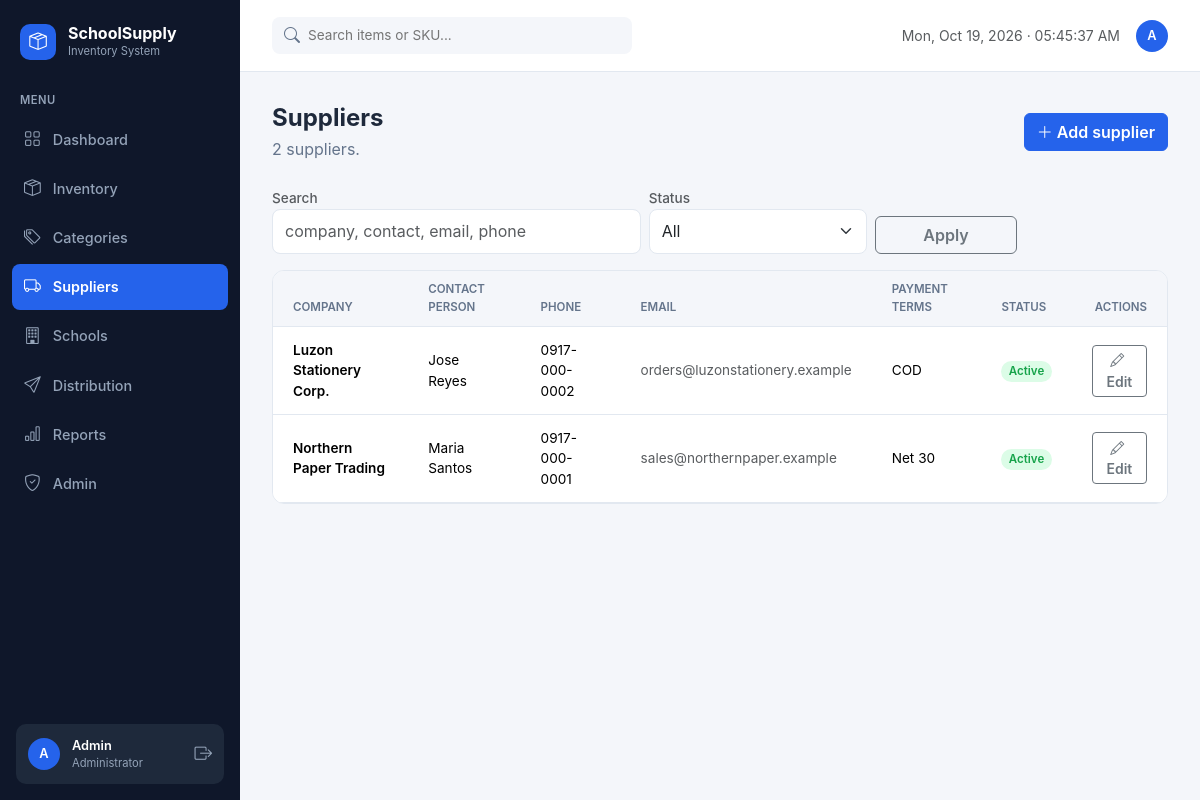
Page /suppliers.php (signed in) on the committed database.
### tables this page shows
CREATE TABLE `users` (
  `user_id` int(10) UNSIGNED NOT NULL,
  `full_name` varchar(100) NOT NULL,
  `username` varchar(50) NOT NULL,
  `email` varchar(100) NOT NULL,
  `password_hash` varchar(255) NOT NULL,
  `role` enum('admin','staff') NOT NULL DEFAULT 'staff',
  `is_active` tinyint(1) NOT NULL DEFAULT 1,
  `failed_attempts` int(10) UNSIGNED NOT NULL DEFAULT 0,
  `locked_until` datetime DEFAULT NULL,
  `last_login` datetime DEFAULT NULL,
  `created_at` timestamp NOT NULL DEFAULT current_timestamp(),
  `updated_at` timestamp NOT NULL DEFAULT current_timestamp() ON UPDATE current_timestamp()
);

CREATE TABLE `suppliers` (
  `supplier_id` int(10) UNSIGNED NOT NULL,
  `company_name` varchar(150) NOT NULL,
  `contact_person` varchar(100) DEFAULT NULL,
  `phone` varchar(30) DEFAULT NULL,
  `email` varchar(100) DEFAULT NULL,
  `address` varchar(255) DEFAULT NULL,
  `payment_terms` varchar(100) DEFAULT NULL,
  `is_active` tinyint(1) NOT NULL DEFAULT 1,
  `created_at` timestamp NOT NULL DEFAULT current_timestamp(),
  `updated_at` timestamp NOT NULL DEFAULT current_timestamp() ON UPDATE current_timestamp()
);

### includes/functions.php (called while the page is built, shortened)
<?php
function e($value): string
{
    return htmlspecialchars((string)$value, ENT_QUOTES, 'UTF-8');
}
function url(string $path = ''): string
{
    return BASE_URL . '/' . ltrim($path, '/');
}

### config/database.php (called while the page is built, shortened)
<?php
function db(): PDO
{
    static $pdo = null;
    if ($pdo === null) {
        $dsn = 'mysql:host=' . DB_HOST . ';port=' . DB_PORT . ';dbname=' . DB_NAME . ';charset=utf8mb4';
        try {
            $pdo = new PDO($dsn, DB_USER, DB_PASS, [
                PDO::ATTR_ERRMODE            => PDO::ERRMODE_EXCEPTION,
                PDO::ATTR_DEFAULT_FETCH_MODE => PDO::FETCH_ASSOC,
                PDO::ATTR_EMULATE_PREPARES   => false,
            ]);
            $pdo->exec("SET NAMES utf8mb4 COLLATE utf8mb4_unicode_ci");
            $pdo->exec("SET time_zone = '+08:00'");
        } catch (PDOException $e) {
            http_response_code(500);
            exit('Database connection failed. Check config/config.php and that MySQL is running.'
                . (ini_get('display_errors') ? '<br><small>' . htmlspecialchars($e->getMessage()) . '</small>' : ''));
        }
    }
    return $pdo;
}

### includes/auth.php (called while the page is built, shortened)
<?php
require_once __DIR__ . '/../config/database.php';
require_once __DIR__ . '/functions.php';
function current_user(): array
{
    return [
        'id'       => $_SESSION['user_id'] ?? null,
        'name'     => $_SESSION['full_name'] ?? '',
        'username' => $_SESSION['username'] ?? '',
        'role'     => $_SESSION['role'] ?? '',
    ];
}
function require_login(): void
{
    $stmt = db()->prepare('SELECT is_active, role, full_name FROM users WHERE user_id = :id');
    $stmt->execute([':id' => $_SESSION['user_id']]);
}
function require_admin(): void
{
    require_login();
}

### suppliers.php (the view, shortened to what this page needs)
<?php
require_once __DIR__ . '/includes/auth.php';
require_admin();
$activePage = 'suppliers';
require_once __DIR__ . '/includes/header.php';
$pdo = db();
$q      = trim($_GET['q'] ?? '');
$status = $_GET['status'] ?? '';
$wheres = [];
$params = [];
$whereSql = $wheres ? 'WHERE ' . implode(' AND ', $wheres) : '';
$countStmt = $pdo->prepare("SELECT COUNT(*) FROM suppliers $whereSql");
$countStmt->execute($params);
$total = (int)$countStmt->fetchColumn();
$perPage = 15;
$page    = max(1, (int)($_GET['page'] ?? 1));
$offset  = ($page - 1) * $perPage;
$listStmt = $pdo->prepare(
    "SELECT supplier_id, company_name, contact_person, phone, email, payment_terms, is_active
       FROM suppliers
       $whereSql
       ORDER BY is_active DESC, company_name ASC
       LIMIT :lim OFFSET :off"
);
$listStmt->bindValue(':lim', $perPage, PDO::PARAM_INT);
$listStmt->bindValue(':off', $offset, PDO::PARAM_INT);
$listStmt->execute();
$rows = $listStmt->fetchAll();
?>
<div class="page-head">
    <div>
        <h1>Suppliers</h1>
        <p><?= number_format($total) ?> supplier<?= $total === 1 ? '' : 's' ?>.</p>
    </div>
    <a href="<?= e(url('supplier_form.php')) ?>" class="btn btn-primary"><i class="bi bi-plus-lg me-1"></i>Add supplier</a>
</div>
<form class="row g-2 align-items-end mb-3" method="get" action="<?= e(url('suppliers.php')) ?>">
    <div class="col-12 col-md-5">
        <label class="form-label small text-muted mb-0" for="q">Search</label>
        <input type="text" class="form-control" id="q" name="q" value="<?= e($q) ?>" placeholder="company, contact, email, phone">
    </div>
    <div class="col-6 col-md-3">
        <label class="form-label small text-muted mb-0" for="status">Status</label>
        <select class="form-select" id="status" name="status">
            <option value="" <?= $status === '' ? 'selected' : '' ?>>All</option>
        </select>
    </div>
    <div class="col-6 col-md-2 d-grid">
        <button type="submit" class="btn btn-outline-secondary">Apply</button>
    </div>
</form>
<div class="card-ui">
    <div class="table-responsive">
        <table class="table table-ui">
            <thead>
                <tr>
                    <th>Company</th>
                    <th>Contact person</th>
                    <th>Phone</th>
                    <th>Email</th>
                    <th>Payment terms</th>
                    <th>Status</th>
                    <th class="text-end">Actions</th>
                </tr>
            </thead>
            <tbody>
                <?php foreach ($rows as $r): ?>
                    <tr>
                        <td class="fw-semibold"><?= e($r['company_name']) ?></td>
                        <td><?= e($r['contact_person'] ?? '—') ?></td>
                        <td><?= e($r['phone'] ?? '—') ?></td>
                        <td class="text-muted"><?= e($r['email'] ?? '—') ?></td>
                        <td><?= e($r['payment_terms'] ?? '—') ?></td>
                        <td>
                            <?php if ((int)$r['is_active'] === 1): ?>
                                <span class="badge-soft badge-normal">Active</span>
                            <?php else: ?>
                                <span class="badge-soft badge-inactive">Inactive</span>
                            <?php endif; ?>
                        </td>
                        <td class="text-end">
                            <a href="<?= e(url('supplier_form.php?id=' . (int)$r['supplier_id'])) ?>" class="btn btn-sm btn-outline-secondary">
                                <i class="bi bi-pencil me-1"></i>Edit
                            </a>
                        </td>
                    </tr>
                <?php endforeach; ?>
            </tbody>
        </table>
    </div>
</div>
<?php require __DIR__ . '/includes/footer.php'; ?>

### includes/header.php (shortened to what this page needs)
<?php
require_once __DIR__ . '/auth.php';
require_login();
$activePage = $activePage ?? '';
$user       = current_user();
$menu = [
    'dashboard'    => ['Dashboard',    'index.php',        'bi-grid',        false],
    'inventory'    => ['Inventory',    'inventory.php',    'bi-box-seam',    false],
    'categories'   => ['Categories',   'categories.php',   'bi-tags',        true],
    'suppliers'    => ['Suppliers',    'suppliers.php',    'bi-truck',       true],
    'schools'      => ['Schools',      'schools.php',      'bi-building',    true],
    'distribution' => ['Distribution', 'distribution.php', 'bi-send',        false],
    'reports'      => ['Reports',      'reports.php',      'bi-bar-chart',   true],
    'admin'        => ['Admin',        'admin.php',        'bi-shield-check', true],
];
?>
<!DOCTYPE html>
<html lang="en">
<head>
    <link href="https://cdn.jsdelivr.net/npm/bootstrap@5.3.3/dist/css/bootstrap.min.css" rel="stylesheet">
    <link href="https://cdn.jsdelivr.net/npm/bootstrap-icons@1.11.3/font/bootstrap-icons.min.css" rel="stylesheet">
    <link href="<?= e(url('assets/css/style.css')) ?>?v=<?= e(ASSET_VER) ?>" rel="stylesheet">
</head>
<body>
<div class="app-shell">
    <aside class="sidebar" id="appSidebar">
        <div class="sidebar-brand">
            <span class="brand-logo"><i class="bi bi-box-seam"></i></span>
            <span>
                <span class="brand-name"><?= e(APP_NAME) ?></span>
                <span class="brand-sub"><?= e(APP_SUBTITLE) ?></span>
            </span>
        </div>
        <div class="sidebar-label">MENU</div>
        <nav class="sidebar-nav">
            <?php foreach ($menu as $key => [$label, $file, $icon, $adminOnly]): ?>
                <a href="<?= e(url($file)) ?>" class="nav-item<?= $activePage === $key ? ' active' : '' ?>">
                    <i class="bi <?= e($icon) ?>"></i><span><?= e($label) ?></span>
                </a>
            <?php endforeach; ?>
        </nav>
        <div class="sidebar-user">
            <span class="avatar"><?= e(strtoupper(mb_substr($user['name'], 0, 1))) ?></span>
            <span class="user-text">
                <span class="user-name"><?= e($user['name']) ?></span>
                <span class="user-role"><?= $user['role'] === 'admin' ? 'Administrator' : 'Inventory Clerk' ?></span>
            </span>
            <a href="<?= e(url('logout.php')) ?>" class="logout-link" title="Sign out"><i class="bi bi-box-arrow-right"></i></a>
        </div>
    </aside>
    <div class="main">
        <header class="topbar">
            <form class="topbar-search" action="<?= e(url('inventory.php')) ?>" method="get">
                <i class="bi bi-search"></i>
                <input type="text" name="q" placeholder="Search items or SKU..." aria-label="Search items or SKU">
            </form>
            <div class="topbar-right">
                <span class="text-muted small today live-clock" data-timezone="<?= e(date_default_timezone_get()) ?>">
                </span>
                <span class="avatar"><?= e(strtoupper(mb_substr($user['name'], 0, 1))) ?></span>
            </div>
        </header>
        <main class="content">

### assets/css/style.css (style rules this page uses)
:root { --bg: #F4F6FA; --surface: #FFFFFF; --border: #E2E8F0; --text: #1E293B; --muted: #64748B; --primary: #2563EB; --primary-soft: #EAF1FF; --sidebar: #0F172A; --sidebar-active: #1E293B; --sidebar-text: #94A3B8; --success: #16A34A; --success-soft: #DCFCE7; --danger: #DC2626; --danger-soft: #FEE2E2; --warning: #D97706; --warning-soft: #FEF3C7; --bs-primary: #2563EB; --bs-primary-rgb: 37, 99, 235; --success-tint: #F0FDF4; --danger-tint: #FEF2F2; --warning-tint: #FFFBEB; --primary-tint: #EFF6FF; }
body { background: var(--bg); color: var(--text); font-family: Inter, system-ui, -apple-system, "Segoe UI", Roboto, sans-serif; }
.btn-primary { --bs-btn-bg: var(--primary); --bs-btn-border-color: var(--primary); --bs-btn-hover-bg: #1D4ED8; --bs-btn-hover-border-color: #1D4ED8; font-weight: 600; }
.btn-outline-secondary { font-weight: 600; }
.form-control, .form-select { border-color: var(--border); border-radius: 8px; padding: .6rem .75rem; }
.form-label { font-size: .85rem; font-weight: 500; }
.app-shell { display: flex; min-height: 100vh; }
.sidebar { width: 240px; flex-shrink: 0; background: var(--sidebar); color: var(--sidebar-text); display: flex; flex-direction: column; position: sticky; top: 0; height: 100vh; }
.sidebar-brand { display: flex; align-items: center; gap: 12px; padding: 24px 20px; }
.brand-logo { width: 36px; height: 36px; border-radius: 10px; background: var(--primary); color: #fff; display: inline-flex; align-items: center; justify-content: center; font-size: 1.1rem; }
.brand-name { display: block; color: #fff; font-weight: 700; font-size: 1rem; line-height: 1.2; }
.brand-sub { display: block; font-size: .7rem; }
.sidebar-label { font-size: .7rem; font-weight: 600; letter-spacing: .04em; padding: 8px 20px 4px; }
.sidebar-nav { display: flex; flex-direction: column; gap: 4px; padding: 4px 12px; flex: 1; }
.nav-item { display: flex; align-items: center; gap: 12px; padding: 10px 12px; border-radius: 8px; color: var(--sidebar-text); text-decoration: none; font-size: .9rem; font-weight: 500; }
.nav-item i { font-size: 1.05rem; }
.nav-item.active { background: var(--primary); color: #fff; font-weight: 600; }
.sidebar-user { margin: 16px; padding: 12px; background: var(--sidebar-active); border-radius: 10px; display: flex; align-items: center; gap: 12px; }
.user-text { flex: 1; min-width: 0; }
.user-name { display: block; color: #fff; font-size: .8rem; font-weight: 600; white-space: nowrap; overflow: hidden; text-overflow: ellipsis; }
.user-role { display: block; font-size: .7rem; }
.logout-link { color: var(--sidebar-text); font-size: 1.1rem; }
.avatar { width: 32px; height: 32px; border-radius: 50%; background: var(--primary); color: #fff; display: inline-flex; align-items: center; justify-content: center; font-size: .8rem; font-weight: 600; flex-shrink: 0; }
.main { flex: 1; min-width: 0; display: flex; flex-direction: column; }
.topbar { height: 72px; background: var(--surface); border-bottom: 1px solid var(--border); display: flex; align-items: center; justify-content: space-between; padding: 0 32px; gap: 16px; position: sticky; top: 0; z-index: 1030; }
.topbar-search { position: relative; width: 360px; }
.topbar-search i { position: absolute; left: 12px; top: 50%; transform: translateY(-50%); color: var(--muted); }
.topbar-search input { width: 100%; border: 0; background: var(--bg); border-radius: 8px; padding: 8px 12px 8px 36px; font-size: .85rem; }
.topbar-right { display: flex; align-items: center; gap: 16px; }
.content { padding: 32px; }
.page-head { display: flex; justify-content: space-between; align-items: center; margin-bottom: 24px; gap: 16px; flex-wrap: wrap; }
.page-head h1 { font-size: 1.5rem; font-weight: 700; margin: 0; }
.page-head p { margin: 4px 0 0; color: var(--muted); }
.card-ui { background: var(--surface); border: 1px solid var(--border); border-radius: 12px; overflow: hidden; }
.table-ui { margin: 0; }
.table-ui thead th { background: var(--bg); font-size: .72rem; font-weight: 600; color: var(--muted); text-transform: uppercase; border-bottom: 1px solid var(--border); padding: .65rem 1.25rem; }
.table-ui td { padding: .8rem 1.25rem; vertical-align: middle; font-size: .85rem; border-color: var(--border); }
.badge-soft { padding: .3em .65em; border-radius: 999px; font-size: .72rem; font-weight: 600; }
.badge-normal, .badge-in { background: var(--success-soft); color: var(--success); }

### rows in the picture
users: full_name "Admin", full_name "A"
suppliers: company_name "Luzon Stationery Corp.", contact_person "Jose Reyes", phone "0917-000-0002", email "orders@luzonstationery.example", payment_terms "COD", is_active "Active"
suppliers: company_name "Northern Paper Trading", contact_person "Maria Santos", phone "0917-000-0001", email "sales@northernpaper.example", payment_terms "Net 30", is_active "Active"

### other values in the picture
APP_NAME "SchoolSupply"
APP_SUBTITLE "Inventory System"
$label "Dashboard"
$label "Inventory"
$label "Categories"
$label "Suppliers"
$label "Schools"
$label "Distribution"
$label "Reports"
$total "2"
